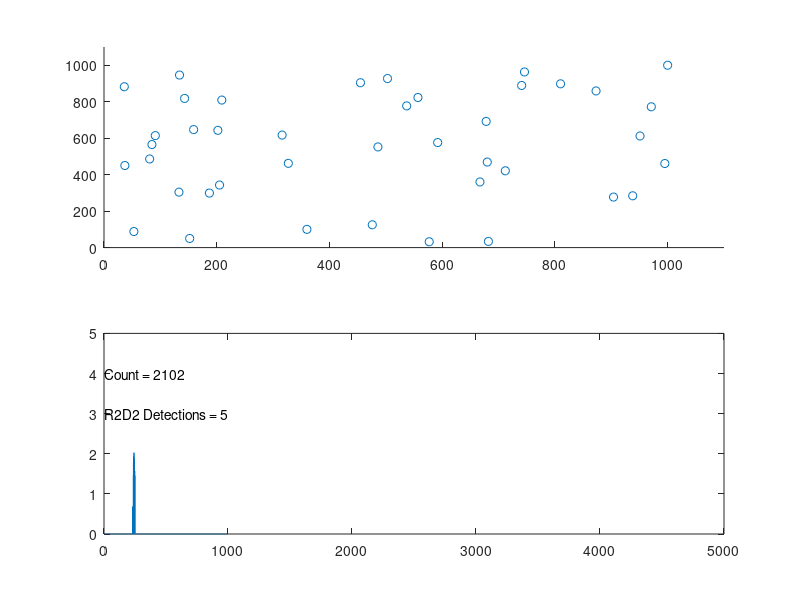

This chart was generated by the following MATLAB code:
%%%%%%%%%%%%%%%%%%%%%%%%%%%%%%%%%%%%%%%%%%%%%%%%%%%%%%%%%%%%%%%%%%%%%%%%%%%%%%%%
% Andrew Payne
% 14 April 2019
%
% r2d2_sim.m - A simulator to show platoon moving through battlespace with
% algorithms programmed to dodge R2D2 units.
%
%
% Basic Instructions:
%   Run in Octave.  Opens up a split GUI figure with battlespace on top and
%   platoon detection time values along the bottom.  Platoon automatically starts 
%   from (1,1), and goes until it finishes at (1000,1000).
%   In the bottom of the GUI window are the count and the R2D2 Detections count.
%   The Count is simply the main loop counter.  The R2D2 Detections count is the
%   number of times the R2D2 (enemy) units spot the platoon.
% It is required to have config.txt present in the same directory.
%
% input arguments:
%   - GRID_SIZE, <#> (default 1000)
%   - NUM_R2D2, <#>  (Try 5 - 50)
%   - RD2D_RANGE, <#> (default 5)
%   - MAX_RANGE, <#>  (Try 50, soldier sensor distance of r2d2 detection)
%
% Example Calls:
%   r2d2_sim
%   r2d2_sim('GRID_SIZE', 500, 'NUM_R2D2', 20)
%   r2d2_sim('MAX_RANGE', 50, 'GRID_SIZE', 1000)
%   r2d2_sim('GRID_SIZE', 1000, 'NUM_R2D2', 40, 'R2D2_RANGE', 6, 'MAX_RANGE', 20)
%
%%%%%%%%%%%%%%%%%%%%%%%%%%%%%%%%%%%%%%%%%%%%%%%%%%%%%%%%%%%%%%%%%%%%%%%%%%%%%%%%

function ret_val = r2d2_sim(varargin)
  GRID_SIZE = 1000;
  NUM_R2D2 = 40;
  R2D2_RANGE = 10;
  MAX_RANGE = 40;

  % Parsing input arguments.
  for i = 1:2:length(varargin)
    switch upper(varargin{i})
      case 'GRID_SIZE'
        GRID_SIZE = varargin{i+1};
      case 'NUM_R2D2'
        NUM_R2D2 = varargin{i+1};
      case 'R2D2_RANGE'
        R2D2_RANGE = varargin{i+1};
      case 'MAX_RANGE'
        MAX_RANGE = varargin{i+1};
      otherwise
        msgbox(['Command ', varargin{i}, ' is not recognized. Exiting.']);
        ret_val = -1;
        return
    end
  end
  
  % Maneuvering step counts:
  DIRECTIVE_FORWARD_STEPS = GRID_SIZE/50;   % Seems to work the best.
  DIRECTIVE_RETRACE_STEPS = GRID_SIZE/50;
  
  config_file_contents = [];
  
  Read_Config_File;
  
  ret_val = 0;
  
  grid = zeros(GRID_SIZE);

  % Generate R2D2.
  r2d2.num = NUM_R2D2;
  % Positions (columns wrap top-to-bottom).
  r2d2.raw_positions = fix(rand(1,NUM_R2D2)*GRID_SIZE^2);
  % Set ordered pair positions via R2d2_Positions:
  r2d2.num_detections = 0;
  R2d2_Positions;

  % Place R2D2s into grid.
  grid(r2d2.raw_positions) = 1;

  % Place platoon at the starting mark.
  platoon.position = [1,1];
  platoon.directive = {'N/A', 0;
                       'N/A', 0;};
  platoon.last_move = [0 0 0 0]; % n s e w.
  platoon.move_count = 0;
  platoon.detections = zeros(DIRECTIVE_FORWARD_STEPS, 1);
  platoon.maneuver = 0;
  
  sensor.num_hits = 0;
  sensor.heatmap = zeros(2);  % Give a fresh 2x2 sensor relative heatmap grid.
  sensor.old_heatmap = zeros(2);
  sensor.change = zeros(2);
  splot=[];
  
  Setup_Plot;
  
  done = 0;

  % Main time-step loop.
  while (done == 0)
    % Turn on sensor. Collect Data about R2D2.
    % Gets a 2x2 grid of NW, SW, NE, SE data correlating to severity of sensor data.
    Platoon_Sense;

    % Decides how to proceed to the finish line based on sensor heatmap.
    Platoon_Decide;

    % R2d2 detection:
    R2d2_Detection;
    
    % Updates the plot for this simulation.
    Update_Plot;

    % Loop ending when finish line reached.
    done = (platoon.position(1) > GRID_SIZE-1 && platoon.position(2) > GRID_SIZE-1);
    
    %disp([platoon.directive{1}, ' ', num2str(platoon.directive{2})]);
    
    %disp([num2str(platoon.move_count), ' ', num2str(platoon.position)]);
  end
  
    disp([num2str(platoon.position(1)), ' ', num2str(platoon.position(2))]);
 
%%%%%%%%%%%%%%%%%%%%%%%%%%%%%%%%%%%%%%%%%%%%%%%%%%%%%%%%%%%%%%%%%%%%%%%%%%%%%%%%
% FUNCTION:
% Read_Config_File - A function to read the config.txt file into a persistent 
%                    cell array called config_file_contents.
%
%
%%%%%%%%%%%%%%%%%%%%%%%%%%%%%%%%%%%%%%%%%%%%%%%%%%%%%%%%%%%%%%%%%%%%%%%%%%%%%%%%
  function read_success = Read_Config_File
    read_success = 0;
    i = 1;
    fileID = fopen('config.txt');
    while ~feof(fileID)
      f_line = strtrim(fgetl(fileID));
      if length(f_line)
        % needs to have a : to denote key:value pair, or drop it.
        if strfind(f_line,':')  
          % Remove comments.
          k = min(strfind(f_line, '//'));  % min: find the first occurance.
          if k == 1
            % don't include, the whole line contains a comment.
          elseif k > 1
            % Partially-commented. Key-value pair.
            config_file_contents{i} = strsplit(f_line(1:k-1),':');
            i = i + 1;
          else  % include whole line. Key-value pair.
            config_file_contents{i} = strsplit(f_line,':');
            i = i + 1;
          end
        end
      end
    end
    fclose(fileID);
    
  end

%%%%%%%%%%%%%%%%%%%%%%%%%%%%%%%%%%%%%%%%%%%%%%%%%%%%%%%%%%%%%%%%%%%%%%%%%%%%%%%%
% FUNCTION:
% Get_Value -  A function to read the configuration from config.txt file, get the
%              and return the cell array value(s) to the right of the '<key>:'
%              Returns a cell array of value(s).
%
%
%%%%%%%%%%%%%%%%%%%%%%%%%%%%%%%%%%%%%%%%%%%%%%%%%%%%%%%%%%%%%%%%%%%%%%%%%%%%%%%% 
  function value = Get_Value(key)
    % Search for key
    if length(config_file_contents)
      for i=1:length(config_file_contents)
        if strfind(config_file_contents{i}{1}, key)
          % found the key, now take the values and break loop.
          value = strtrim(strsplit(config_file_contents{i}{2},','));  % split up by ',' delimeter.
          % Deletes white-space.
          break;
        end
      end
    else  
      msgbox('Unsucessful read of config.txt');
      return
    end
  end
  
 
%%%%%%%%%%%%%%%%%%%%%%%%%%%%%%%%%%%%%%%%%%%%%%%%%%%%%%%%%%%%%%%%%%%%%%%%%%%%%%%%
% FUNCTION:
% Setup_Plot - A function to create a figure window and display the battlespace 
%              scatter plot and heatmap spikes.
%
%
%
%%%%%%%%%%%%%%%%%%%%%%%%%%%%%%%%%%%%%%%%%%%%%%%%%%%%%%%%%%%%%%%%%%%%%%%%%%%%%%%%
  function Setup_Plot
    for (i = 1:NUM_R2D2)
      splot.xdata(i) = r2d2.positions{i}(1);
      splot.ydata(i) = r2d2.positions{i}(2);
    end
    % Add the platoon position:
    splot.xdata(NUM_R2D2+1) = platoon.position(1);
    splot.ydata(NUM_R2D2+1) = platoon.position(2);
    
    f=figure;
    subplot(2,1,1);
    
    % Start the graph
    splot.graph = scatter(splot.xdata, splot.ydata);
    
    axis([0 GRID_SIZE*1.1 0 GRID_SIZE*1.1]);

    subplot(2,1,2);
    
    splot.xheat = linspace(1,1000,GRID_SIZE*5);
    splot.yheat = zeros(1,GRID_SIZE*5);
    splot.heatmap_plot = plot(splot.xheat, splot.yheat);
    splot.move_counter = text(1,4,'Count = 0');
    splot.r2d2_detections = text(1,3,'R2D2 Detections = 0');
    axis([0 GRID_SIZE*5 0 5]);
    
  end
 
%%%%%%%%%%%%%%%%%%%%%%%%%%%%%%%%%%%%%%%%%%%%%%%%%%%%%%%%%%%%%%%%%%%%%%%%%%%%%%%%
% FUNCTION:
% Update_Plot - A function to edit the platoon position, the counter text, the
%               heatmap indicator, and the R2D2 detection count.
%
%
%%%%%%%%%%%%%%%%%%%%%%%%%%%%%%%%%%%%%%%%%%%%%%%%%%%%%%%%%%%%%%%%%%%%%%%%%%%%%%%% 
  function Update_Plot
    xdata_tmp = get(splot.graph, 'xdata');
    ydata_tmp = get(splot.graph, 'ydata');
    
    xdata_tmp(NUM_R2D2+1) = platoon.position(1);
    ydata_tmp(NUM_R2D2+1) = platoon.position(2);
    
    set(splot.graph, 'xdata', xdata_tmp);
    set(splot.graph, 'ydata', ydata_tmp);
    
    yheat_tmp = get(splot.heatmap_plot,'ydata');
    yheat_tmp(platoon.move_count) = sum(sensor.heatmap(:));
    
    set(splot.heatmap_plot, 'ydata', yheat_tmp);
    set(splot.move_counter, 'string', ['Count = ',num2str(platoon.move_count)]);
    set(splot.r2d2_detections, 'string', ['R2D2 Detections = ',num2str(r2d2.num_detections)]);
    
    drawnow
     
  end

%%%%%%%%%%%%%%%%%%%%%%%%%%%%%%%%%%%%%%%%%%%%%%%%%%%%%%%%%%%%%%%%%%%%%%%%%%%%%%%%
% FUNCTION:
% R2d2_Positions - A function to install the R2D2s on the battlespace as deemed
%                  by r2d2.raw_positions array.
%
%
%%%%%%%%%%%%%%%%%%%%%%%%%%%%%%%%%%%%%%%%%%%%%%%%%%%%%%%%%%%%%%%%%%%%%%%%%%%%%%%% 
  function R2d2_Positions
    for i=1:NUM_R2D2
      % X position
      x_pos = ceil(r2d2.raw_positions(i)/GRID_SIZE);
      %x_pos = 50*i + 20;
      
      % Y position
      y_pos = mod(r2d2.raw_positions(i), GRID_SIZE);
      %y_pos = 50*i - 5;
      if (y_pos==0)
        y_pos = GRID_SIZE;
      end 
      
      % Set ordered pair variable.
      r2d2.positions{i} = [x_pos, y_pos]; 

    end
  end

%%%%%%%%%%%%%%%%%%%%%%%%%%%%%%%%%%%%%%%%%%%%%%%%%%%%%%%%%%%%%%%%%%%%%%%%%%%%%%%%
% FUNCTION:
% R2d2_Detection - A function to check if R2D2 detected a platoon in accordance
%                  with the R2D2_RANGE variable.  It will increment the count
%                  within the R2D2 structure if it does spot a platoon.
%
%
%%%%%%%%%%%%%%%%%%%%%%%%%%%%%%%%%%%%%%%%%%%%%%%%%%%%%%%%%%%%%%%%%%%%%%%%%%%%%%%%   
  function R2d2_Detection
     % Go through list of r2d2s, calculating Manhatten Distance.
    for i = 1:NUM_R2D2
      raw_offsets{i} = r2d2.positions{i} - platoon.position;
      raw_man_dist{i} = sum(abs(raw_offsets{i}));
    end
    
    % Reorder from closest to furthest, based on Manhatten Distance:
    [man_dist, sort_order] = sort(cell2mat(raw_man_dist));
    man_dist = num2cell(man_dist);
    offsets = raw_offsets(sort_order); 
    
    R2d2_Measure;
    
    function R2d2_Measure
      r2d2.range = R2D2_RANGE;
      
      % Go through list of r2d2s.
      for r2d2_ctr = 1:NUM_R2D2
        % Manhatten Distance comparison with sensor.range.
        if (man_dist{r2d2_ctr} <= r2d2.range)
          % Add to list of hit(s)
          r2d2.num_detections = r2d2.num_detections + 1;
        else
          break; % Keeps getting further away, break.
        end
      end  
    end
  end
 
%%%%%%%%%%%%%%%%%%%%%%%%%%%%%%%%%%%%%%%%%%%%%%%%%%%%%%%%%%%%%%%%%%%%%%%%%%%%%%%%
% FUNCTION:
% Platoon_Decide - A function to process the beginning through the end of the
%                  platoon's movements. It is very high level. It starts with
%                  deciding whether it's the first step, if it is, just head
%                  north. If there's a number >0 of directives in the queue, then
%                  it calls Platoon_Manuever. Else it checks the sensor's heatmap
%                  and calls a new directive if it is registering an R2D2.
%                  Otherwise, a routine movement northeast is all that it calls.
%
%
%%%%%%%%%%%%%%%%%%%%%%%%%%%%%%%%%%%%%%%%%%%%%%%%%%%%%%%%%%%%%%%%%%%%%%%%%%%%%%%%   
  function Platoon_Decide
    if (platoon.move_count == 0)
      Platoon_Move('North');
      return
    elseif (platoon.directive{2}>0)
      
      % Call the directives.
      Platoon_Manuever

  % Heatmap analysis.
  
  % -------------
  % | NW  | NE  |
  % |     |     |
  % -------------
  % | SW  | SE  |
  % |     |     |
  % -------------
  
  %
    elseif (sensor.num_hits)
      last_move = platoon.directive{1};
      dir_finder = zeros(2);
    
      % Find the direction of the r2d2 being sensed.
      [max_heat,~] = max(sensor.heatmap(:));
      
      [x, y] = find(sensor.heatmap==max_heat);
      
      % Find the direction of the r2d2s that are most increasing.
      %[~,max_chg_dir] = max(sensor.change(:));
      
      dir_finder(x,y) = 1;
      disp(dir_finder)
      %dir_finder(max_chg_dir) = 1;
      
      % Form a string that Get_Value function can read.
      % e.g., turns [0 1;0 0] into '[0 1;0 0'
      dir_finder_str = ['[',num2str(dir_finder(1)),' ',num2str(dir_finder(3)),...
                        ';',num2str(dir_finder(2)),' ',num2str(dir_finder(4)),...
                        ']'];
      
      % Get the directives from the config.txt file.
      directives = Get_Value(dir_finder_str);
      % Assign the directives as deemed from config.txt.
      if (length(directives) == 2)
        platoon.directive(1:2) = {directives{1}, str2double(directives{2})};
      elseif (length(directives) == 4)
        platoon.directive(1:2) = {directives{1}, str2double(directives{2})};
        platoon.directive(3:4) = {directives{3}, str2double(directives{4})};
      end
      
      % Starts the move. The next loop around, this will not run because there
      % will be queued up directives.    
      Platoon_Move(platoon.directive{1});

      % Just a routine move north or east to reach the finish line.
      else
        if platoon.last_move(1)
          Platoon_Move('East');
         % disp('routine move east.');
        % North
        else
          Platoon_Move('North');
         % disp('routine move north.');
        end
      end

%%%%%%%%%%%%%%%%%%%%%%%%%%%%%%%%%%%%%%%%%%%%%%%%%%%%%%%%%%%%%%%%%%%%%%%%%%%%%%%%
% FUNCTION:
% Platoon_Manuever - A function to handle calling Platoon_Move function from the
%                    directives queue, which is a multidimensional cell array
%                    holding the direction to travel and the number of steps to
%                    take on that direction.
%
%
%%%%%%%%%%%%%%%%%%%%%%%%%%%%%%%%%%%%%%%%%%%%%%%%%%%%%%%%%%%%%%%%%%%%%%%%%%%%%%%%      
      % Maneuvering function.
      function Platoon_Manuever
      
        Platoon_Move(platoon.directive{1});
        % Decrement the count.
        platoon.directive{2} = platoon.directive{2} - 1;
        
        % When the first row of directives is exhausted, move second row up.
        if (platoon.directive{2} == 0 && platoon.directive{4}>0)
          disp('Changing Directives');
          platoon.directive{1} = platoon.directive{3};
          platoon.directive{2} = platoon.directive{4};
          platoon.directive{4} = 0;
        end
      
    end
    
%%%%%%%%%%%%%%%%%%%%%%%%%%%%%%%%%%%%%%%%%%%%%%%%%%%%%%%%%%%%%%%%%%%%%%%%%%%%%%%%
% FUNCTION:
% Platoon_Move - A function to move the Platoon in a direction (required input
%                argument string).  It records the last move before exiting the
%                function. It also keeps the platoon in-bounds.
%
%
%%%%%%%%%%%%%%%%%%%%%%%%%%%%%%%%%%%%%%%%%%%%%%%%%%%%%%%%%%%%%%%%%%%%%%%%%%%%%%%%    
      function Platoon_Move(direction)
        direction = upper(direction);
        switch direction
          case 'NORTH'
            if (platoon.position(2) < GRID_SIZE)
              platoon.position(2) = platoon.position(2) + 1;
              platoon.last_move = [1 0 0 0];
              platoon.move_count = platoon.move_count + 1; 
            elseif (platoon.position(1) < GRID_SIZE)
              Platoon_Move('East');
            else
              Platoon_Move('South');
            end
          case 'SOUTH'
            platoon.position(2) = platoon.position(2) - 1;
            platoon.last_move = [0 1 0 0];
            platoon.move_count = platoon.move_count + 1; 
          case 'EAST'
            if (platoon.position(1) < GRID_SIZE)
              platoon.position(1) = platoon.position(1) + 1;
              platoon.last_move = [0 0 1 0];
              platoon.move_count = platoon.move_count + 1; 
            elseif (platoon.position(2) < GRID_SIZE)
              Platoon_Move('North');
            else
              Platoon_Move('South');
            end
          case 'WEST'
            platoon.position(1) = platoon.position(1) - 1;
            platoon.last_move = [0 0 0 1];
            platoon.move_count = platoon.move_count + 1; 
          case 'NORTHEAST'
            if (platoon.last_move == [1 0 0 0])
              Platoon_Move('East');
            else
              Platoon_Move('North');
            end
          case 'NORTHWEST'
            if (platoon.last_move == [1 0 0 0])
              Platoon_Move('West');
            else
              Platoon_Move('North');
            end
          case 'SOUTHEAST'
            if (platoon.last_move == [0 1 0 0])
              Platoon_Move('East');
            else
              Platoon_Move('South');
            end
          case 'SOUTHWEST'
            if (platoon.last_move == [0 1 0 0])
              Platoon_Move('West');
            else
              Platoon_Move('South');
            end
        end  
      end

  end

%%%%%%%%%%%%%%%%%%%%%%%%%%%%%%%%%%%%%%%%%%%%%%%%%%%%%%%%%%%%%%%%%%%%%%%%%%%%%%%%
% FUNCTION:
% Platoon_Sense - A function to use the sensor that the Platoon has to
%                 sense R2D2s.  It calls measure and calculation routines that
%                 convert the sensor data into usable information.
%
%
%%%%%%%%%%%%%%%%%%%%%%%%%%%%%%%%%%%%%%%%%%%%%%%%%%%%%%%%%%%%%%%%%%%%%%%%%%%%%%%%    
  function Platoon_Sense
    % Go through list of r2d2s, calculating Manhatten Distance.
    % This part of the code is from the know-all computer, which knows every
    % r2d2.position.  Later it will be filtered by what the sensor actually sees
    % in Sensor_Measure.
    for i = 1:NUM_R2D2
      raw_offsets{i} = r2d2.positions{i} - platoon.position;
      raw_man_dist{i} = sum(abs(raw_offsets{i}));
    end
    
    % Reorder from closest to furthest, based on Manhatten Distance:
    [man_dist, sort_order] = sort(cell2mat(raw_man_dist));
    man_dist = num2cell(man_dist);
    offsets = raw_offsets(sort_order);
    
    % Run Sensor_Measure to pick up any R2D2(s).
    Sensor_Measure;
    
    % Run Sensor_Calc to calculate severity of measurements and mark the change from last detection.
    Sensor_Calc;

%%%%%%%%%%%%%%%%%%%%%%%%%%%%%%%%%%%%%%%%%%%%%%%%%%%%%%%%%%%%%%%%%%%%%%%%%%%%%%%%
% FUNCTION:
% Sensor_Measure - A function to actually compare the omniscent computer
%                  generated offsets with the Platoon's inferior sensor
%                  (sensor.range is derived from a probability).  It will rack
%                  up the num_hits and catalog the manhatten distances.
%
%
%%%%%%%%%%%%%%%%%%%%%%%%%%%%%%%%%%%%%%%%%%%%%%%%%%%%%%%%%%%%%%%%%%%%%%%%%%%%%%%%    
    function Sensor_Measure
      sensor.capability = .2 + .5*rand; % luck of the draw.
      sensor.range = sensor.capability * MAX_RANGE;
      sensor.old_heatmap = sensor.heatmap;
      sensor.heatmap = zeros(2);  % Give a fresh 2x2 sensor relative heatmap grid.
      sensor.num_hits = 0; % reset.
      
      % Go through list of r2d2s.
      for r2d2_ctr = 1:NUM_R2D2
        % Manhatten Distance comparison with sensor.range.
        if (man_dist{r2d2_ctr} <= sensor.range)
          % Add to list of hit(s)
          sensor.num_hits = sensor.num_hits + 1;
          sensor.hits{r2d2_ctr} = offsets{r2d2_ctr};
          sensor.man_dist{r2d2_ctr} = man_dist{r2d2_ctr};
        else
          break; % Keeps getting further away, break.
        end
      end  
    end
 
%%%%%%%%%%%%%%%%%%%%%%%%%%%%%%%%%%%%%%%%%%%%%%%%%%%%%%%%%%%%%%%%%%%%%%%%%%%%%%%%
% FUNCTION:
% Sensor_Calc - A function to take the data from the Sensor_Measure routine and
%               create the heatmap, the information that the Platoon uses in
%               Platoon_Decide to decide where to maneuver.
%
%
%%%%%%%%%%%%%%%%%%%%%%%%%%%%%%%%%%%%%%%%%%%%%%%%%%%%%%%%%%%%%%%%%%%%%%%%%%%%%%%%    
    function Sensor_Calc
      for hit_ctr = 1:sensor.num_hits
        % Find the N/S/E/W direction via the sign.
        if (sensor.hits{hit_ctr}(1) > 0)
          x_sign = 1;
        else
          x_sign = -1;
        end
        if (sensor.hits{hit_ctr}(2) > 0)
          y_sign = 1;
        else
          y_sign = -1;
        end
        
        norm_vector = sensor.hits{hit_ctr}/norm(abs(sensor.hits{hit_ctr}));
        
        % If X direction is severe:
        if (norm_vector(2) ~= 0)
          if (abs(norm_vector(1)/norm_vector(2)) > 5)
            norm_vector(1) = 1;
            norm_vector(2) = 0;
          end
        end
        if (norm_vector(1) ~= 0)
          if (abs(norm_vector(2)/norm_vector(1)) > 5)
            norm_vector(1) = 0;
            norm_vector(2) = 1;
          end
        end
        
        % Gives the strength of the signals:
        x_gauge = norm_vector(1)*x_sign*(1 - abs(sensor.hits{hit_ctr}(1) / sensor.range));
        y_gauge = norm_vector(2)*y_sign*(1 - abs(sensor.hits{hit_ctr}(2) / sensor.range));
   
        if (x_gauge > 0) % Target is at right.
          sensor.heatmap(1,2) = sensor.heatmap(1,2) + x_gauge;
          sensor.heatmap(2,2) = sensor.heatmap(2,2) + x_gauge;
        elseif (x_gauge < 0) % Target is at left.
          sensor.heatmap(1,1) = sensor.heatmap(1,1) - x_gauge;
          sensor.heatmap(2,1) = sensor.heatmap(2,1) - x_gauge;
        end
        if (y_gauge > 0) % Target is above.
          sensor.heatmap(1,1) = sensor.heatmap(1,1) + y_gauge;
          sensor.heatmap(1,2) = sensor.heatmap(1,2) + y_gauge;
        elseif (y_gauge < 0) % Target is below.
          sensor.heatmap(2,1) = sensor.heatmap(2,1) - y_gauge;
          sensor.heatmap(2,2) = sensor.heatmap(2,2) - y_gauge;
        end
        
      end
      
      % Get the change from last detection:
      sensor.change = sensor.heatmap - sensor.old_heatmap;
      
    end
end

end
